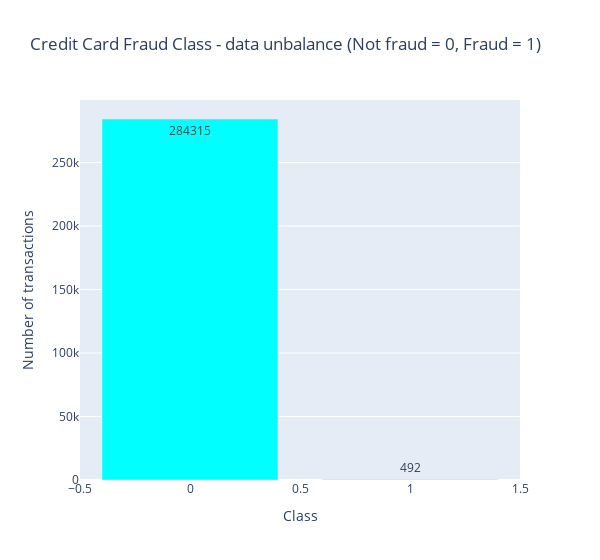

The cell this chart's notebook holds for it:
### Code cell
# Checking data unbalance wrt target value(Class)
temp = dff["Class"].value_counts()
df = pd.DataFrame({'Class': temp.index,'values': temp.values})

trace = go.Bar(
    x = df['Class'],y = df['values'],
    name="Credit Card Fraud Class - data unbalance (Not fraud = 0, Fraud = 1)",
    marker=dict(color="Cyan"),
    text=df['values']
)
data = [trace]
layout = dict(title = 'Credit Card Fraud Class - data unbalance (Not fraud = 0, Fraud = 1)',
          xaxis = dict(title = 'Class', showticklabels=True), 
          yaxis = dict(title = 'Number of transactions'),
          hovermode = 'closest',width=600
         )
fig = dict(data=data, layout=layout)
iplot(fig, filename='class')

### Figure 1 — Plotly figure (JSON) as saved in the notebook; plotly's stock layout.template omitted (floating-point values rounded to 4 significant figures)
{"data": [{"marker": {"color": "Cyan"}, "name": "Credit Card Fraud Class - data unbalance (Not fraud = 0, Fraud = 1)", "text": [284315, 492], "type": "bar", "x": [0, 1], "y": [284315, 492]}], "layout": {"hovermode": "closest", "title": {"text": "Credit Card Fraud Class - data unbalance (Not fraud = 0, Fraud = 1)"}, "width": 600, "xaxis": {"showticklabels": true, "title": {"text": "Class"}}, "yaxis": {"title": {"text": "Number of transactions"}}}}
